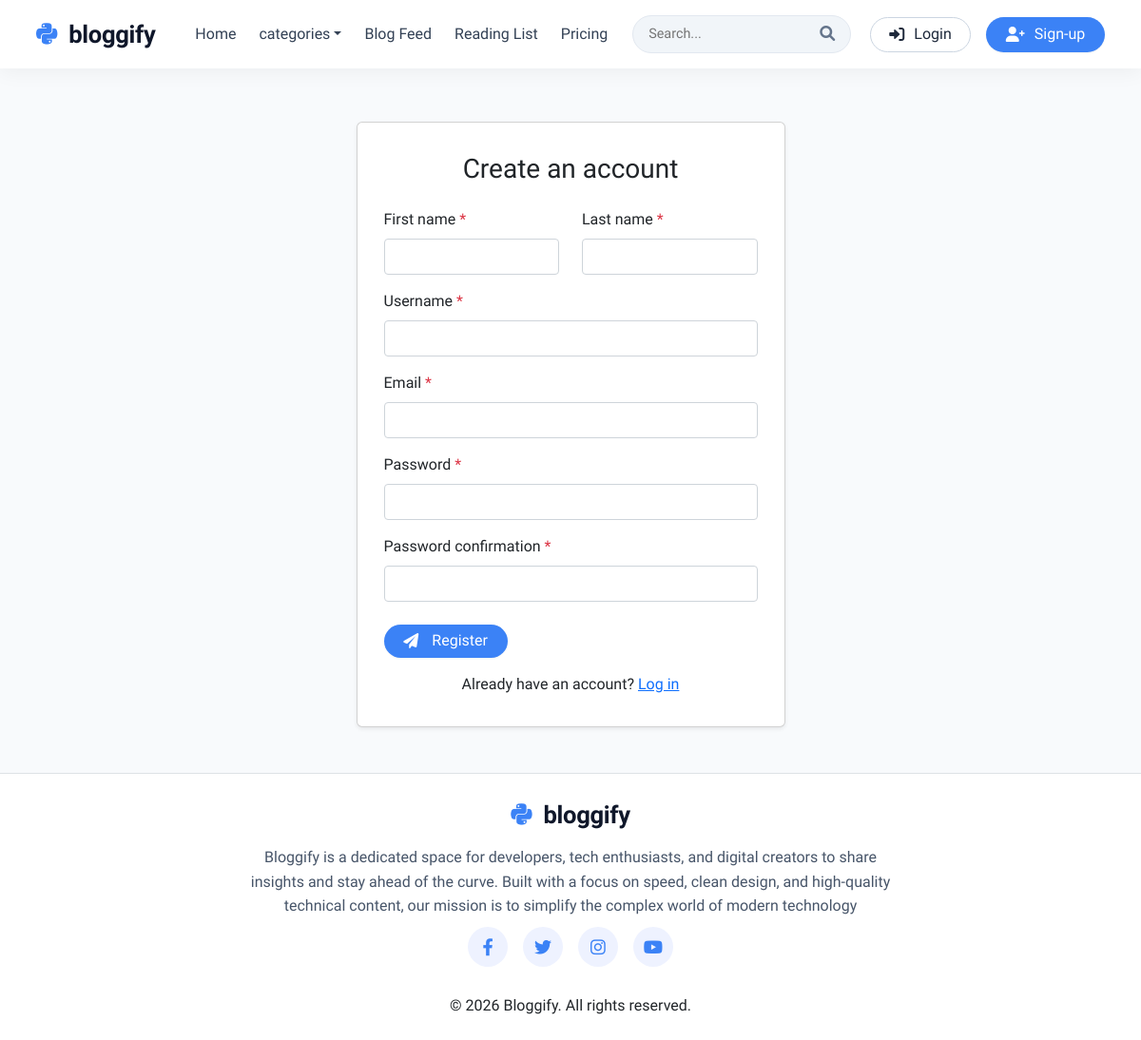
Screenshot of /register/ with the database file from the repository.
### footer/models.py (models this page shows, shortened)
class aboutUs(models.Model) :
    description = models.CharField(max_length=300)
    copyright = models.CharField(max_length=200)
    class Meta :
        verbose_name_plural = "About Us"

### blog/views.py (the view)
# urls.py: path("register/", views.register, name="register"),
def register(request):
    if request.method == "POST":
        form = registration(request.POST)
        if form.is_valid():
            form.save()
            messages.success(request, "Registration successful. You can now log in.")
            return redirect("login")
    else:
        form = registration()
    context = {"form": form}
    return render(request, "register.html", context)

### blog/forms.py (shortened to what this page needs)
class registration(UserCreationForm):
    first_name = forms.CharField(max_length=30, required=True, help_text="First name")
    last_name = forms.CharField(max_length=30, required=True, help_text="Last name")
    email = forms.EmailField(max_length=254, required=True, help_text="Email address")
    def __init__(self, *args, **kwargs):
        super().__init__(*args, **kwargs)
        self.fields["username"].widget.attrs.pop("autofocus", None)
        self.fields["first_name"].widget.attrs["autofocus"] = True
    class Meta:
        model = User
        fields = ["username", "first_name", "last_name", "email", "password1", "password2"]

### blog/context_processors.py (called while the page is built)
def categories(request):
    return {
        'categories': Category.objects.all()
    }

def footer(request):
    return {
        'about_us': aboutUs.objects.first(),
        'social_links': socialLinks.objects.first()
    }

### templates/register.html (shortened to what this page needs)
{% extends 'base.html' %}
{% load static %}
{% block custom_css %}
  <link rel="stylesheet" href="{% static 'css/register.css' %}" />
{% endblock %}
{% block content %}
  <main class="container">
    <div class="row justify-content-center mt-5">
      <div class="col-md-6 col-lg-5">
        <div class="card shadow-sm">
          <div class="card-body">
            <h3 class="card-title mb-4 text-center pt-3">Create an account</h3>
            <form method="POST" action="{% url 'register' %}" class="container mt-4">
              <div class="row mb-3">
                {% for field in form %}
                  {% if field.name == 'first_name' %}
                    <div class="col-md-6">
                      <div class="form-group">
                        <label for="{{ field.id_for_label }}" class="form-label">
                          {{ field.label }}
                          {% if field.field.required %}
                            <span class="text-danger">*</span>
                          {% endif %}
                        </label>
                        {{ field }}
                      </div>
                    </div>
                  {% elif field.name == 'last_name' %}
                    <div class="col-md-6">
                      <div class="form-group">
                        <label for="{{ field.id_for_label }}" class="form-label">
                          {{ field.label }}
                          {% if field.field.required %}
                            <span class="text-danger">*</span>
                          {% endif %}
                        </label>
                        {{ field }}
                      </div>
                    </div>
                  {% endif %}
                {% endfor %}
              </div>
              {% for field in form %}
                {% if field.name != 'first_name' and field.name != 'last_name' %}
                  <div class="mb-3">
                    <label for="{{ field.id_for_label }}" class="form-label">
                      {{ field.label }}
                      {% if field.field.required %}
                        <span class="text-danger">*</span>
                      {% endif %}
                    </label>
                    {{ field }}
                  </div>
                {% endif %}
              {% endfor %}
              <button type="submit" class="btn button-primary mt-2">
                <i class="fas fa-paper-plane me-2"></i> Register
              </button>
            </form>
            <p class="text-center mt-3 mb-3">
              Already have an account? <a href="{% url 'login' %}">Log in</a>
            </p>
          </div>
        </div>
      </div>
    </div>
  </main>
{% endblock %}

### templates/base.html (shortened to what this page needs)
{% load static %}
<!DOCTYPE html>
<html lang="en">
  <head>
    <link href="https://cdn.jsdelivr.net/npm/bootstrap@5.3.0-alpha1/dist/css/bootstrap.min.css" rel="stylesheet" />
    <link rel="stylesheet" href="https://cdnjs.cloudflare.com/ajax/libs/font-awesome/6.0.0-beta3/css/all.min.css" />
    <link rel="stylesheet" href="{% static 'css/base.css' %}" />
    {% block custom_css %}
    {% endblock %}
  </head>
  <body>
    {% block navbar %}
      <nav class="navbar navbar-expand-lg fixed-top">
        <div class="container nav-custom-container">
          <a class="navbar-brand" href="{% url "home" %}"><i class="fab fa-python"></i> bloggify</a>
          <div class="collapse navbar-collapse" id="navbarMainContent">
            <ul class="navbar-nav mx-auto mb-2 mb-lg-0">
              <li class="nav-item">
                <a class="nav-link {% if request.resolver_match.url_name == 'home' %}active{% endif %}" href="{% url 'home' %}">Home</a>
              </li>
              <li class="nav-item dropdown">
                <a class="nav-link dropdown-toggle" href="#" id="moreDropdown" role="button" data-bs-toggle="dropdown" aria-expanded="false">categories</a>
              </li>
              <li class="nav-item">
                <a class="nav-link {% if request.resolver_match.url_name == 'blog_feed' %}active{% endif %}" href="{% url 'blog_feed' %}">Blog Feed</a>
              </li>
              <li class="nav-item">
                <a class="nav-link {% if request.resolver_match.url_name == 'reading-list' %}active{% endif %}" href="{% url 'reading_list' %}">Reading List</a>
              </li>
              <li class="nav-item">
                <a class="nav-link {% if request.resolver_match.url_name == 'pricing'%}active{% endif %}" href="">Pricing</a>
              </li>
            </ul>
            <div class="d-flex flex-column flex-lg-row align-items-lg-center gap-2">
              <form class="search-form d-flex" role="search" method="get" action="{% url "search" %}">
                <div class="search-input-group d-flex align-items-center">
                  <input class="search-input" type="search" name="keyword" placeholder="Search..." aria-label="Search" />
                  <button class="search-btn" type="submit"><i class="fas fa-search"></i></button>
                </div>
              </form>
              {% if not request.user.is_authenticated %}
                <div class="d-flex gap-2">
                  <a href="{% url "login" %}" class="btn btn-login" ><i class="fas fa-sign-in-alt me-1"></i> Login</a>
                  <a href="{% url "register" %}" class="btn btn-signup"><i class="fas fa-user-plus me-1"></i> Sign-up</a>
                </div>
              {% endif %}
            </div>
          </div>
        </div>
      </nav>
    {% endblock %}
    {% block content %}
    {% endblock %}
    {% block footer %}
      <footer class="py-4 mt-5 bg-white border-top text-center">
        <a class="navbar-brand" href="{% url "home" %}"><i class="fab fa-python"></i> bloggify</a>
        <div class="aboutUs text-center">
          <p>{{ about_us.description }}</p>
          <div class="social-links">
            <a href="{{ social_links.facebook }}" target="_blank"><i class="fab fa-facebook-f"></i></a>
            <a href="{{ social_links.twitter }}" target="_blank"><i class="fab fa-twitter"></i></a>
            <a href="{{ social_links.instagram }}" target="_blank"><i class="fab fa-instagram"></i></a>
            <a href="{{ social_links.youtube }}" target="_blank"><i class="fab fa-youtube"></i></a>
          </div>
        </div>
        <div class="container text-center mt-3">
          <span>{{ about_us.copyright }}</span>
        </div>
      </footer>
    {% endblock %}
  </body>
</html>

### static/css/base.css (style rules this page uses)
body { font-family: "Maven Pro", sans-serif !important; background: #f8fafc; padding-top: 80px; }
.navbar { background-color: #ffffff; box-shadow: 0 4px 20px rgba(0, 0, 0, 0.05); padding: 0.75rem 1.5rem; transition: all 0.2s ease; }
.navbar-brand { font-weight: 700; font-size: 1.6rem; letter-spacing: -0.3px; color: #0f172a !important; }
.navbar-brand i { color: #3b82f6; margin-right: 6px; }
.nav-link { font-weight: 500; color: #334155 !important; margin: 0 0.25rem; transition: color 0.2s; cursor: pointer; }
.search-form { margin-right: 0.75rem; }
.search-input-group { background: #f1f5f9; border-radius: 60px; overflow: hidden; transition: all 0.2s; border: 1px solid #e2e8f0; }
.search-input { border: none; background: transparent; padding: 0.5rem 1rem; font-size: 0.9rem; width: 180px; outline: none; }
.search-btn { background: transparent; border: none; color: #64748b; padding: 0 1rem; transition: color 0.2s; }
.btn-login { background: transparent; border: 1px solid #cbd5e1; color: #1e293b; font-weight: 500; border-radius: 40px; padding: 0.35rem 1.2rem; transition: all 0.2s; margin-right: 8px; cursor: pointer; text-decoration: none; display: inline-flex; align-items: center; gap: 6px; }
.btn-signup , .button-primary { background: #3b82f6; border: none; color: white; font-weight: 500; border-radius: 40px; padding: 0.35rem 1.3rem; transition: all 0.2s; box-shadow: 0 1px 2px rgba(0, 0, 0, 0.05); cursor: pointer; text-decoration: none; display: inline-flex; align-items: center; gap: 6px; }
.nav-custom-container { padding: 0 0.5rem; }
.aboutUs { padding: 0.8rem 1rem; }
.aboutUs p { width: 100%; margin: 0 auto; text-align: center; color: #475569; line-height: 1.6; }
@media (min-width: 992px) { .aboutUs p { width: 60%; } }
.social-links { margin-top: 0.6rem; }
.social-links a { display: inline-flex; align-items: center; justify-content: center; width: 42px; height: 42px; margin: 0 6px; border-radius: 50%; background: #eef2ff; color: #3b82f6; transition: transform 0.15s ease, background 0.15s ease, color 0.15s ease; text-decoration: none; }
.social-links a i { font-size: 18px; line-height: 1; }

### static/css/register.css (style rules this page uses)
input, select, textarea { display: block; width: 100%; padding: 0.375rem 0.75rem; font-size: 1rem; line-height: 1.5; color: #212529; background-color: #fff; border: 1px solid #ced4da; border-radius: 0.25rem; }

### rows the page displays
aboutUs: description "Bloggify is a dedicated space for developers, tech enthusiasts, and digital creators to share insights and stay ahead of the curve. Built with a focus on speed, clean design, and high-quality technical content, our mission is to simplify the complex world of modern technology", copyright "© 2026 Bloggify. All rights reserved."

### other values shown
{{ field.label }} "First name"
{{ field.label }} "Last name"
{{ field.label }} "Username" "Email" "Password" "Password confirmation"
